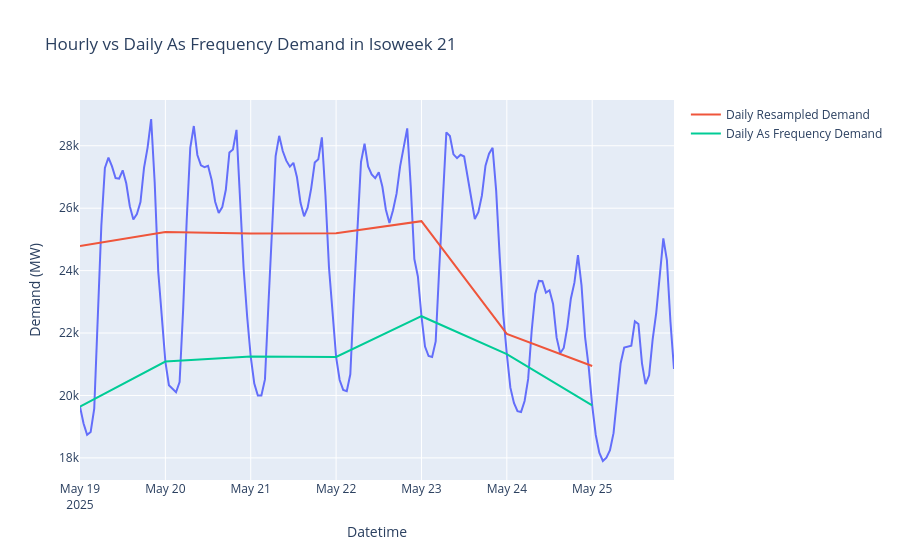

Notebook code cell kept with this figure:
### Code cell
# now use as_freq to get daily data

daily_demand_isoweek_21_as_freq = isoweek_21["demand_total"].asfreq("D")

# add it to the plot

fig.add_scatter(
    x=daily_demand_isoweek_21_as_freq.index,
    y=daily_demand_isoweek_21_as_freq,
    mode="lines",
    name="Daily As Frequency Demand",
)

fig.update_layout(title="Hourly vs Daily As Frequency Demand in Isoweek 21")
fig.show()

### Figure 1 — Plotly figure (JSON) as saved in the notebook; plotly's stock layout.template omitted (floating-point values rounded to 4 significant figures; data arrays with more than 128 entries replaced by an {"elided": "..."} marker saying what was removed)
{"data": [{"hovertemplate": "datetime=%{x}<br>demand_total=%{y}<extra></extra>", "legendgroup": "", "line": {"color": "#636efa", "dash": "solid"}, "marker": {"symbol": "circle"}, "mode": "lines", "name": "", "orientation": "v", "showlegend": false, "type": "scatter", "x": {"elided": "168 str values"}, "xaxis": "x", "y": {"elided": "168 float values"}, "yaxis": "y"}, {"mode": "lines", "name": "Daily Resampled Demand", "type": "scatter", "x": ["2025-05-19T00:00:00.000000000", "2025-05-20T00:00:00.000000000", "2025-05-21T00:00:00.000000000", "2025-05-22T00:00:00.000000000", "2025-05-23T00:00:00.000000000", "2025-05-24T00:00:00.000000000", "2025-05-25T00:00:00.000000000"], "y": [24790.0, 25240.0, 25190.0, 25190.0, 25580.0, 21970.0, 20950.0]}, {"mode": "lines", "name": "Daily As Frequency Demand", "type": "scatter", "x": ["2025-05-19T00:00:00.000000000", "2025-05-20T00:00:00.000000000", "2025-05-21T00:00:00.000000000", "2025-05-22T00:00:00.000000000", "2025-05-23T00:00:00.000000000", "2025-05-24T00:00:00.000000000", "2025-05-25T00:00:00.000000000"], "y": [19640.0, 21090.0, 21250.0, 21230.0, 22540.0, 21330.0, 19680.0]}], "layout": {"legend": {"tracegroupgap": 0}, "title": {"text": "Hourly vs Daily As Frequency Demand in Isoweek 21"}, "xaxis": {"anchor": "y", "domain": [0, 1], "title": {"text": "Datetime"}}, "yaxis": {"anchor": "x", "domain": [0, 1], "title": {"text": "Demand (MW)"}}}}
